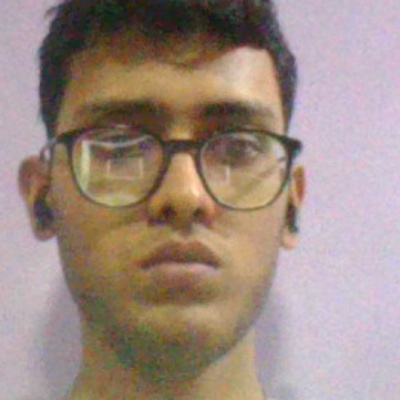
#> input picture Images/Darshan 1.jpg, 400 x 400 px, given in place of the camera
$ python main.py
#> lines starting #> are read from the running program, lines starting #| are printed output that depends on the picture
#> the answer given: Images/Darshan 1.jpg
#> further down, frame is the input picture: shape (400, 400, 3); mean B, G, R 130.5, 139.9, 158.4
import cv2
import time

face_classifier = cv2.CascadeClassifier('C:/Users/devan/PycharmProjects/DatasetCollection/haarcascade_frontalface_default.xml')

def face_extractor(img):
    gray = cv2.cvtColor(img,cv2.COLOR_BGR2GRAY)
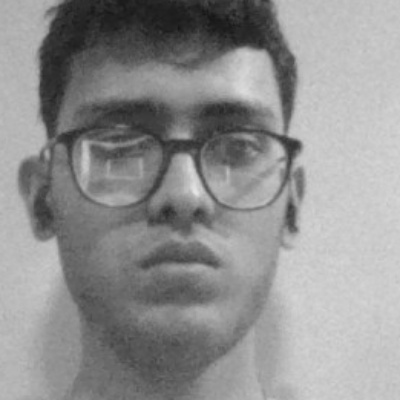
#> gray: shape (400, 400); min 21, max 228, mean 144.4
    faces = face_classifier.detectMultiScale(img, 1.3, 5)
#> faces = [[36, 25, 293, 293]]

    if len(faces) == 0:
        return None

    # Crop the first face found
    (x, y, w, h) = faces[0]
#> x = 36; y = 25; w = 293; h = 293
    x = x - 10
#> x = 26
    y = y - 10
#> y = 15
    cropped_face = img[y:y + h + 50, x:x + w + 50]
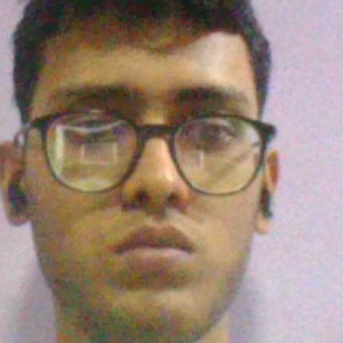
#> cropped_face: shape (343, 343, 3); mean B, G, R 118.4, 132.4, 153.1

    return cropped_face

cap = cv2.VideoCapture(0)
count = 0
name=input("Enter Name:")
# Collect 10 samples of face from webcam input
while True:
    ret, frame = cap.read()
    face_result = face_extractor(frame)

    if face_result is None:
        print("Face not found")
        pass

    else:
        count += 1
        face = cv2.resize(face_result, (400, 400))
        # Save file in the specified directory with a unique name
        file_name_path = 'C:/Users/devan/PycharmProjects/DatasetCollection/Images/' + name+" "+str(count) + '.jpg'
        cv2.imwrite(file_name_path, face)

        # Put count on images and display live count
        cv2.putText(face, str(count), (25, 25), cv2.FONT_HERSHEY_PLAIN, 1, (0, 255, 0), 2)
#> face: shape (400, 400, 3); mean B, G, R 118.3, 132.3, 152.9
        cv2.imshow('Face Cropper', face)
        time.sleep(1)

    if cv2.waitKey(1) == 13 or count == 10:  # 13 is the Enter Key
#> (key Esc is pressed here)
        break

cap.release()
cv2.destroyAllWindows()
print("Completed Collecting Samples!!!")

$ run again, on Images/Darshan 10.jpg
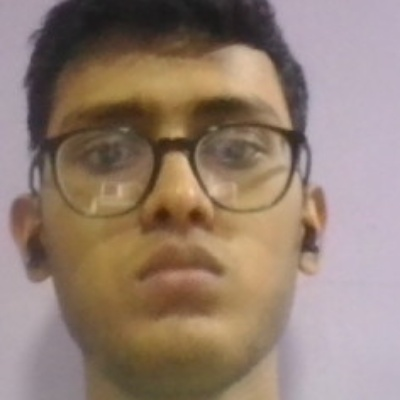
#> input picture Images/Darshan 10.jpg, 400 x 400 px, given in place of the camera
#> frame is the input picture: shape (400, 400, 3); mean B, G, R 113.7, 127.1, 147.4
#> in face_extractor, `gray = cv2.cvtColor(img,cv2.COLOR_BGR2GRAY)`:
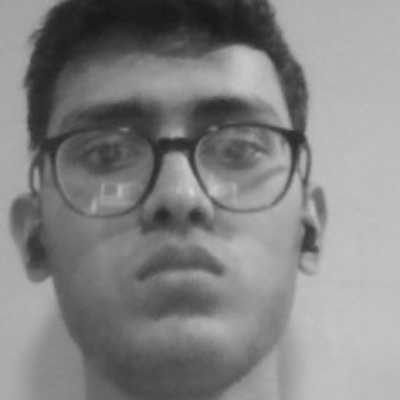
#> gray: shape (400, 400); min 23, max 209, mean 131.6
#> faces = [[20, 21, 312, 312]]
#> in face_extractor, `(x, y, w, h) = faces[0]`: x = 20; y = 21; w = 312
#> in face_extractor, `x = x - 10`: x = 10
#> in face_extractor, `y = y - 10`: y = 11
#> in face_extractor, `cropped_face = img[y:y + h + 50, x:x + w + 50]`:
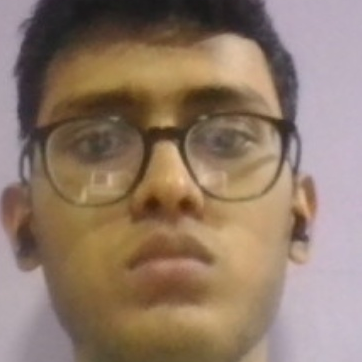
#> cropped_face: shape (362, 362, 3); mean B, G, R 104.9, 122.2, 144.4
